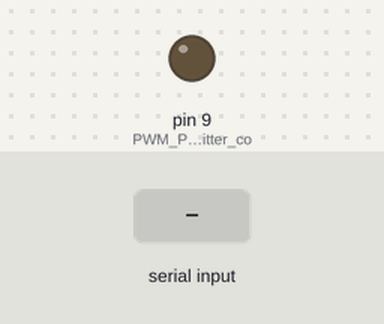
Recording of a sketch running on a simulated Arduino Uno, built with avr-gcc and run on an emulated ATmega328P. Shown: output pins drawn as LEDs (lit = HIGH). The inputs (shaded band) are chosen by the test bench.

Above: at 1.2 s.
1.3 s: "ON\n" received over Serial
At 2.0 s:
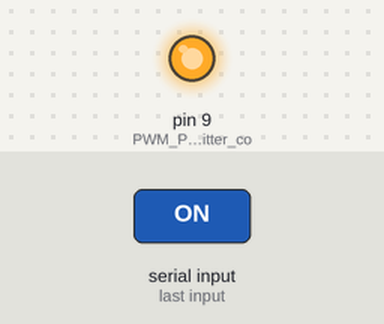
2.8 s: "PWM_90\n" received over Serial
At 3.3 s:
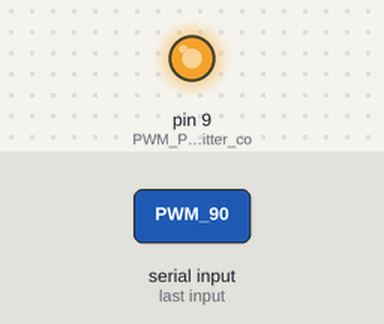
Timing chart, 0 to 5.8 s (numbered marks = the images above; inputs shaded):
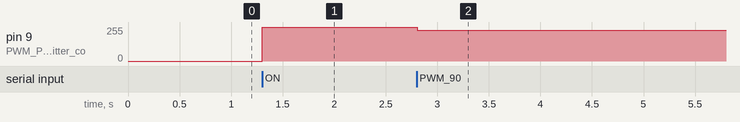

The sketch:

IR_Lamp.ino
```cpp
/*
 * Author: Apoorv Kulkarni
 * GitHub: https://github.com/ak-apoorvkulkarni
 * Website: https://ak-apoorvkulkarni.github.io/
 * Project: HIS2000R TO-8 IR Emitter Control
 * Description: Arduino sketch for controlling HIS2000R-A300-9 thermal infrared emitter
 *             via PWM. Supports ON/OFF commands and PWM duty cycle control (0-100%)
 *             Uses pin 9 for PWM output to drive the IR emitter
 */

void setup() {
  Serial.begin(9600);
  pinMode(9, OUTPUT);  // PWM Pin for IR emitter control
  digitalWrite(9, LOW); // Initialize emitter to OFF state
}

void loop() {
  if (Serial.available()) {
    String cmd = Serial.readStringUntil('\n');
    cmd.trim();

    // Command: ON - Turn IR emitter to full power
    if (cmd == "ON") analogWrite(9, 255);
    // Command: OFF - Turn IR emitter off
    else if (cmd == "OFF") analogWrite(9, 0);
    // Command: PWM_X - Set PWM duty cycle (0-100%)
    else if (cmd.startsWith("PWM_")) {
      int duty = cmd.substring(4).toInt();
      duty = map(duty, 0, 100, 0, 255); // Map percentage to PWM range
      analogWrite(9, duty);
    }
  }
}
```

Measured:
- after the input at 1.3 s, pin 9 (PWM_Pin_for_IR_emitter_co): 0/255 → 255/255 at once
- after the input at 2.8 s, pin 9 (PWM_Pin_for_IR_emitter_co): 255/255 → 229/255 at once
